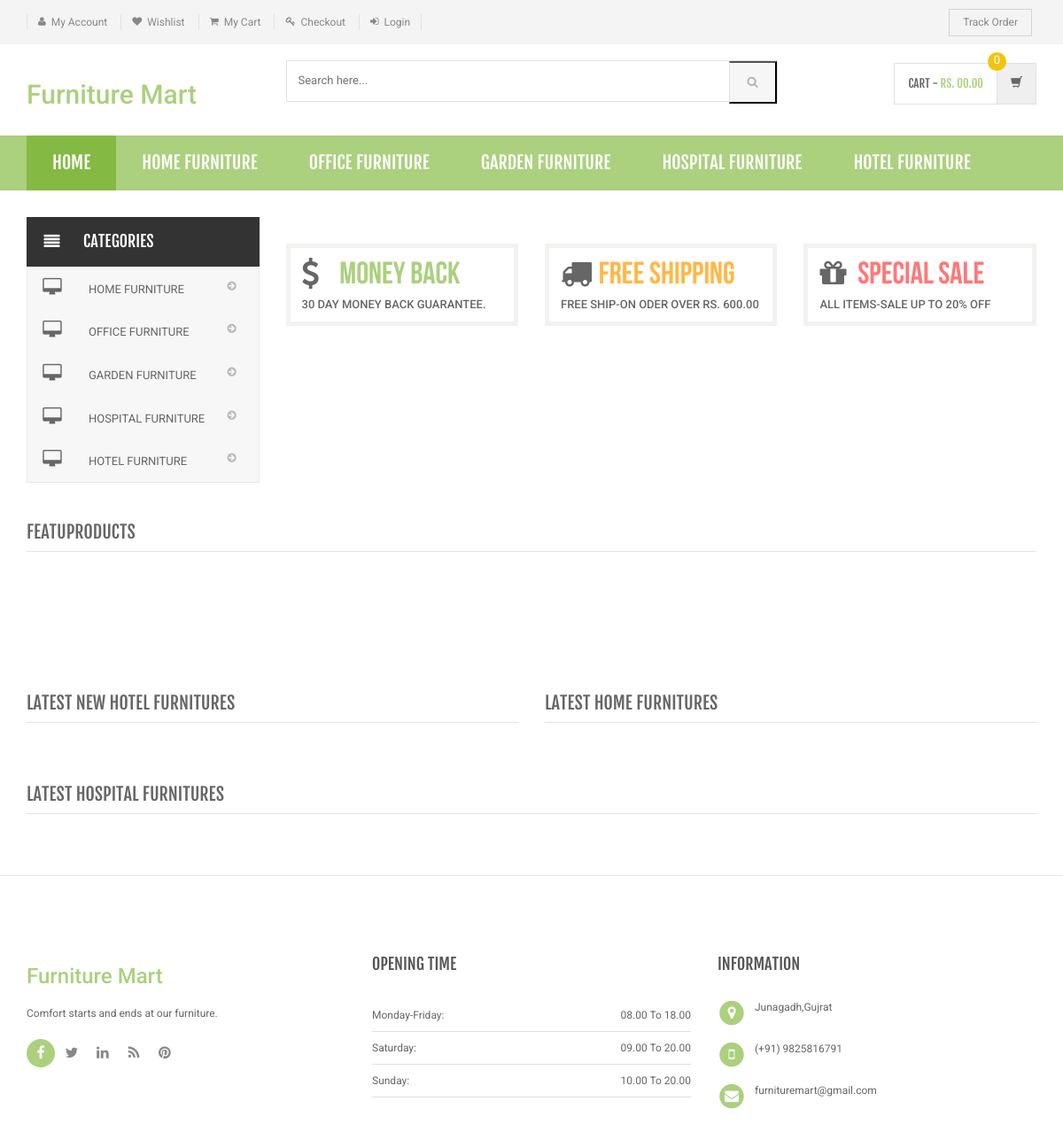
The page / on the database its author committed.
### tables this page shows
CREATE TABLE `category` (
  `id` int(11) NOT NULL,
  `categoryName` varchar(255) DEFAULT NULL,
  `categoryDescription` longtext,
  `creationDate` timestamp NOT NULL DEFAULT CURRENT_TIMESTAMP,
  `updationDate` varchar(255) DEFAULT NULL
);

### index.php (the view, shortened to what this page needs)
<?php
include('includes/config.php');
?>
<!DOCTYPE html>
<html lang="en">
	<head>
	    <link rel="stylesheet" href="assets/css/bootstrap.min.css">
	    <link rel="stylesheet" href="assets/css/main.css">
	    <link rel="stylesheet" href="assets/css/green.css">
	    <link rel="stylesheet" href="assets/css/owl.carousel.css">
		<link rel="stylesheet" href="assets/css/owl.transitions.css">
		<link href="assets/css/lightbox.css" rel="stylesheet">
		<link rel="stylesheet" href="assets/css/animate.min.css">
		<link rel="stylesheet" href="assets/css/rateit.css">
		<link rel="stylesheet" href="assets/css/bootstrap-select.min.css">
		<link rel="stylesheet" href="assets/css/config.css">
		<link href="assets/css/green.css" rel="alternate stylesheet" title="Green color">
		<link href="assets/css/blue.css" rel="alternate stylesheet" title="Blue color">
		<link href="assets/css/red.css" rel="alternate stylesheet" title="Red color">
		<link href="assets/css/orange.css" rel="alternate stylesheet" title="Orange color">
		<link href="assets/css/dark-green.css" rel="alternate stylesheet" title="Darkgreen color">
		<link rel="stylesheet" href="assets/css/font-awesome.min.css">
	</head>
    <body class="cnt-home">
<header class="header-style-1">
<?php include('includes/top-header.php');?>
<?php include('includes/main-header.php');?>
<?php include('includes/menu-bar.php');?>
</header>
<div class="body-content outer-top-xs" id="top-banner-and-menu">
	<div class="container">
		<div class="furniture-container homepage-container">
		<div class="row">
			<div class="col-xs-12 col-sm-12 col-md-3 sidebar">
	<?php include('includes/side-menu.php');?>
			</div>
			<div class="col-xs-12 col-sm-12 col-md-9 homebanner-holder">
<div class="info-boxes wow fadeInUp">
	<div class="info-boxes-inner">
		<div class="row">
			<div class="col-md-6 col-sm-4 col-lg-4">
				<div class="info-box">
					<div class="row">
						<div class="col-xs-2">
						     <i class="icon fa fa-dollar"></i>
						</div>
						<div class="col-xs-10">
							<h4 class="info-box-heading green">money back</h4>
						</div>
					</div>
					<h6 class="text">30 Day Money Back Guarantee.</h6>
				</div>
			</div>
			<div class="hidden-md col-sm-4 col-lg-4">
				<div class="info-box">
					<div class="row">
						<div class="col-xs-2">
							<i class="icon fa fa-truck"></i>
						</div>
						<div class="col-xs-10">
							<h4 class="info-box-heading orange">free shipping</h4>
						</div>
					</div>
					<h6 class="text">free ship-on oder over Rs. 600.00</h6>
				</div>
			</div>
			<div class="col-md-6 col-sm-4 col-lg-4">
				<div class="info-box">
					<div class="row">
						<div class="col-xs-2">
							<i class="icon fa fa-gift"></i>
						</div>
						<div class="col-xs-10">
							<h4 class="info-box-heading red">Special Sale</h4>
						</div>
					</div>
					<h6 class="text">All items-sale up to 20% off </h6>
				</div>
			</div>
		</div>
	</div>
</div>
			</div>
		</div>
		<div id="product-tabs-slider" class="scroll-tabs inner-bottom-vs  wow fadeInUp">
			<div class="more-info-tab clearfix">
			   <h3 class="new-product-title pull-left">FeatuProducts</h3>
			</div>
		</div>
			<div class="sections prod-slider-small outer-top-small">
				<div class="row">
					<div class="col-md-6">
	                   <section class="section">
	                   	<h3 class="section-title">Latest New Hotel Furnitures</h3>
	                   </section>
					</div>
					<div class="col-md-6">
						<section class="section">
							<h3 class="section-title">Latest Home Furnitures</h3>
	                   </section>
					</div>
				</div>
			</div>
	<section class="section featured-product inner-xs wow fadeInUp">
		<h3 class="section-title">latest Hospital Furnitures</h3>
		</section>
</div>
</div>
<?php include('includes/footer.php');?>
</body>
</html>

### includes/menu-bar.php (shortened to what this page needs)
<div class="header-nav animate-dropdown">
    <div class="container">
        <div class="yamm navbar navbar-default" role="navigation">
            <div class="nav-bg-class">
                <div class="navbar-collapse collapse" id="mc-horizontal-menu-collapse">
	<div class="nav-outer">
		<ul class="nav navbar-nav">
			<li class="active dropdown yamm-fw">
				<a href="index.php" data-hover="dropdown" class="dropdown-toggle">Home</a>
			</li>
              <?php $sql=mysqli_query($con,"select id,categoryName  from category limit 6");
while($row=mysqli_fetch_array($sql))
{
    ?>
			<li class="dropdown yamm">
				<a href="category.php?cid=<?php echo $row['id'];?>"> <?php echo $row['categoryName'];?></a>
			</li>
			<?php } ?>
		</ul>
		<div class="clearfix"></div>
	</div>
</div>
            </div>
        </div>
    </div>
</div>

### includes/side-menu.php
<div class="side-menu animate-dropdown outer-bottom-xs">
    <div class="head"><i class="icon fa fa-align-justify fa-fw"></i> Categories</div>
    <nav class="yamm megamenu-horizontal" role="navigation">
        <ul class="nav">
            <li class="dropdown menu-item">
              <?php $sql=mysqli_query($con,"select id,categoryName  from category");
while($row=mysqli_fetch_array($sql))
{
    ?>
                <a href="category.php?cid=<?php echo $row['id'];?>" class="dropdown-toggle"><i class="icon fa fa-desktop fa-fw"></i>
                <?php echo $row['categoryName'];?></a>
                <?php }?>
</li>
</ul>
    </nav>
</div>

### assets/css/green.css (style rules this page uses)
a { color: #abd07e; }
.header-style-1 .header-nav { background: #abd07e; }
.cnt-home .header-style-1 .header-nav .navbar .navbar-nav > li.active { background: #84b943; }
.info-box .info-box-heading.green { color: #abd07e; }

### assets/css/lightbox.css (style rules this page uses)
body:after { content: url(../images/close.png) url(../images/loading.gif) url(../images/prev.png) url(../images/next.png); display: none; }

### assets/css/blue.css (style rules this page uses)
a { color: #3498db; }
.header-style-1 .header-nav { background: #3498db; }
.cnt-home .header-style-1 .header-nav .navbar .navbar-nav > li.active { background: #1d6ca1; }
.info-box .info-box-heading.green { color: #3498db; }

### assets/css/red.css (style rules this page uses)
a { color: #ff6c6c; }
.header-style-1 .header-nav { background: #ff6c6c; }
.cnt-home .header-style-1 .header-nav .navbar .navbar-nav > li.active { background: #ff1a1a; }
.info-box .info-box-heading.green { color: #ff6c6c; }

### assets/css/orange.css (style rules this page uses)
a { color: #f39c12; }
.header-style-1 .header-nav { background: #f39c12; }
.cnt-home .header-style-1 .header-nav .navbar .navbar-nav > li.active { background: #ab6c09; }
.info-box .info-box-heading.green { color: #f39c12; }

### assets/css/dark-green.css (style rules this page uses)
a { color: #12cca7; }
.header-style-1 .header-nav { background: #12cca7; }
.cnt-home .header-style-1 .header-nav .navbar .navbar-nav > li.active { background: #0b816a; }
.info-box .info-box-heading.green { color: #12cca7; }

### rows shown on the page
category: categoryName "HOME FURNITURE"
category: categoryName "OFFICE FURNITURE"
category: categoryName "GARDEN FURNITURE"
category: categoryName "HOSPITAL FURNITURE"
category: categoryName "HOTEL FURNITURE"
